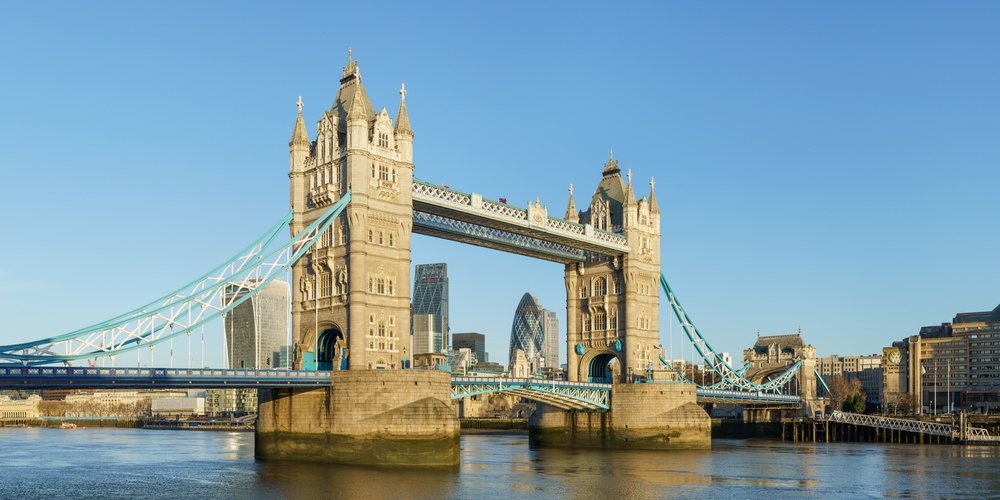
#> input picture Tower_Bridge_from_Shad_Thames.jpg, 1000 x 500 px, shrunk from 1600 x 800 before the run, found by its file name
$ python Topic1_orientation_histogram_python1.py
#> lines starting #> are read from the running program, lines starting #| are printed output that depends on the picture
import cv2
import numpy as np
import matplotlib.pyplot as plt

# Load the grayscale image
image_path = '/content/drive/MyDrive/Intellipaat/Computer_Vision/Data/Tower_Bridge_from_Shad_Thames.jpg'
gray_image = cv2.imread(image_path, cv2.IMREAD_GRAYSCALE)
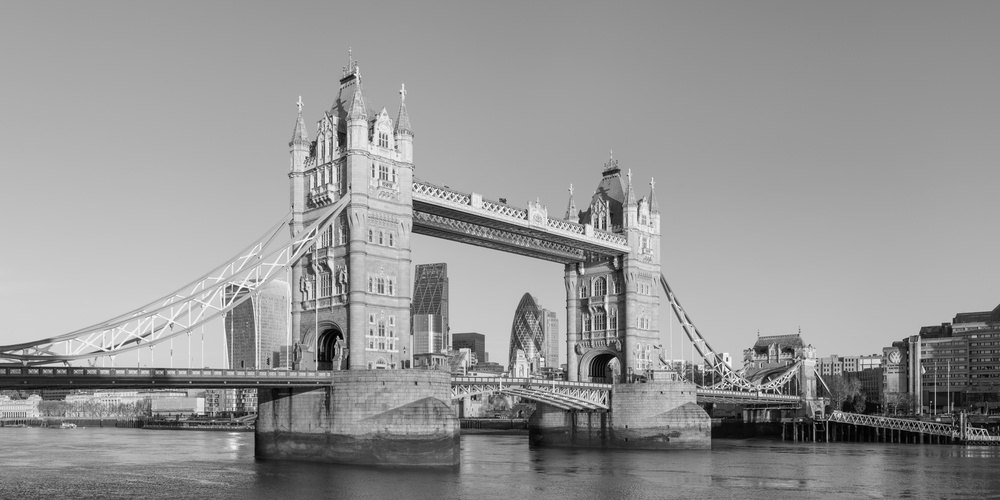
#> gray_image: shape (500, 1000); min 0, max 255, mean 149

# Initialize histogram bins
hist_bins_manual = np.zeros(256)

# Calculate histogram manually
for i in range(gray_image.shape[0]):
    for j in range(gray_image.shape[1]):
        pixel_value = gray_image[i, j]
        hist_bins_manual[pixel_value] += 1
#> after the loop, hist_bins_manual = 256 values, max 8489 at index 159, min 5 at index 255, mean 1953.1

# Calculate histogram using inbuilt function
hist_bins_inbuilt = cv2.calcHist([gray_image], [0], None, [256], [0,256])
#> hist_bins_inbuilt has the same summary as hist_bins_manual

# Plot histograms
plt.figure(figsize=(12, 6))

plt.subplot(1, 3, 1)
plt.imshow(cv2.cvtColor(gray_image, cv2.COLOR_BGR2RGB))
plt.axis('off')
plt.title('Orignal')
plt.xlabel('Pixel Value')
plt.ylabel('Frequency')

plt.subplot(1, 3, 2)
plt.plot(hist_bins_manual, color='black')
plt.title('Histogram  (Manually Calculated)')
plt.xlabel('Pixel Value')
plt.ylabel('Frequency')
plt.grid(True)

plt.subplot(1, 3, 3)
plt.plot(hist_bins_inbuilt, color='black')
plt.title('Histogram  (Using cv2.calcHist)')
plt.xlabel('Pixel Value')
plt.ylabel('Frequency')
plt.grid(True)

plt.tight_layout()
plt.show()
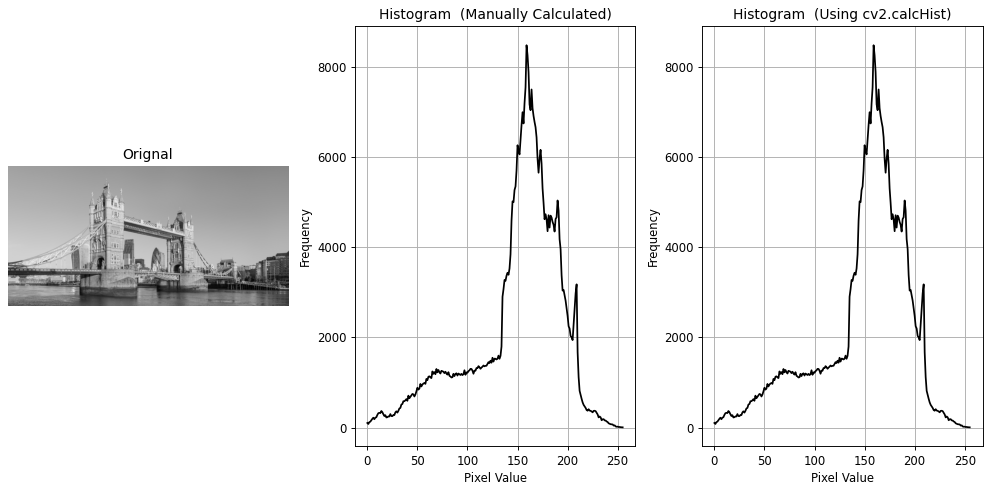
#> figure drawn by matplotlib, 3 panels; panel 2: curve peaks at x = 159, y = 8489; panel 3: curve peaks at x = 159, y = 8489

$ run again, with A-Sample-Chess-Board.jpg copied over Tower_Bridge_from_Shad_Thames.jpg
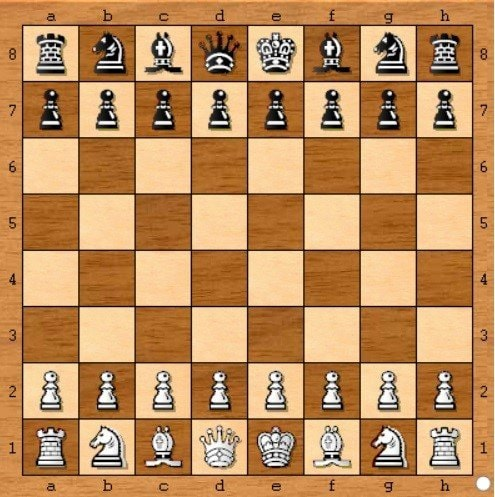
#> input picture A-Sample-Chess-Board.jpg, 495 x 497 px, found by its file name
#> `gray_image = cv2.imread(image_path, cv2.IMREAD_GRAYSCALE)`:
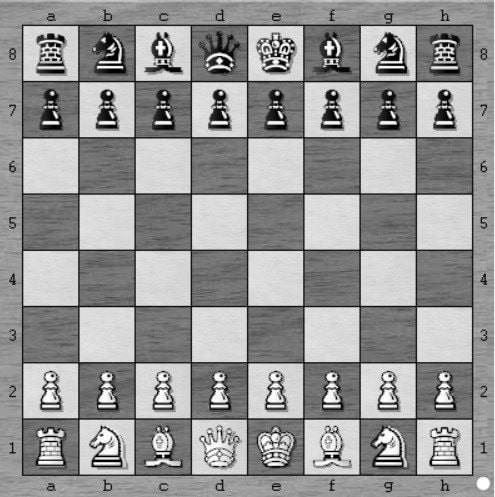
#> gray_image: shape (497, 495); min 0, max 255, mean 149.9
#> after the loop `for i in range(gray_image.shape[0]):`: hist_bins_manual = 256 values, max 7866 at index 217, min 109 at index 235, mean 961
#> hist_bins_inbuilt has the same summary as hist_bins_manual
#> `plt.show()`:
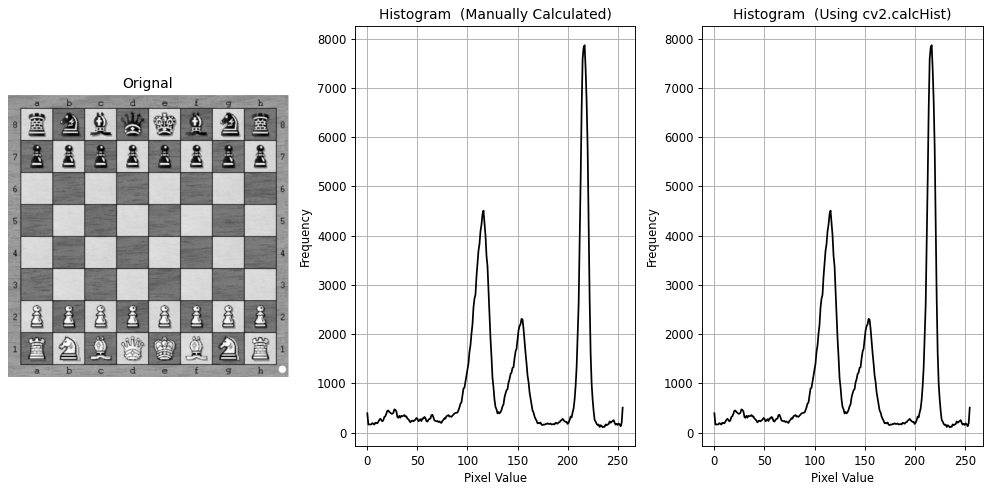
#> figure drawn by matplotlib, 3 panels; panel 2: curve peaks at x = 217, y = 7866; panel 3: curve peaks at x = 217, y = 7866
